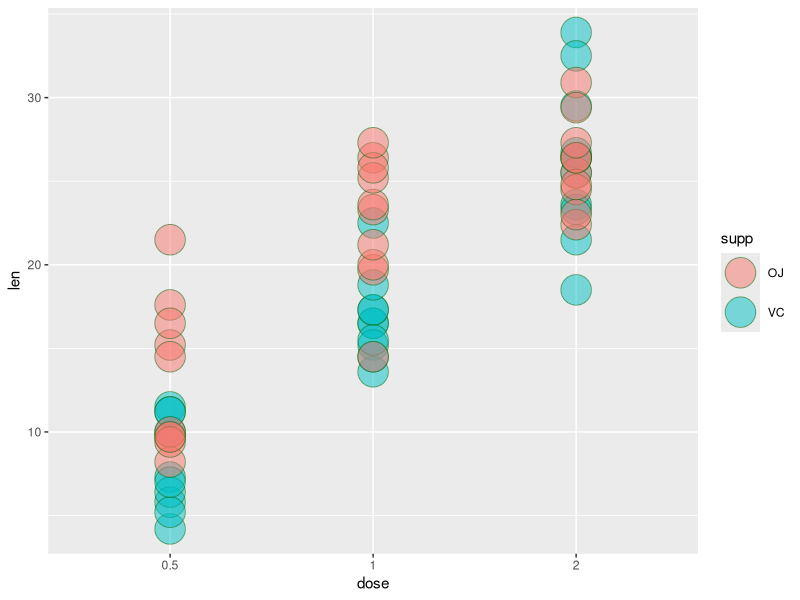

Write R code to recreate this figure. (Note: this script raises an error after producing the figure.)
## ---- chunk 1
knitr::opts_chunk$set(echo = TRUE)
## ---- chunk 2
data(ToothGrowth); dat<-ToothGrowth ;library(ggplot2)
dat$dose<-as.factor(dat$dose) # turn dose into factor variable
g <- ggplot(dat, aes(x = dose, y = len, group = supp))
g <- g + geom_point(size =10, pch = 21, colour="darkgreen" ,alpha = .5, aes(fill = supp))
g 
summary(ToothGrowth)
## ---- chunk 3
dat05<-subset(dat, dose %in% c(0.5)) 
dat1<-subset(dat, dose %in% c(1))
dat2<-subset(dat, dose %in% c(2))
## ---- chunk 4
pvalsumm<-data.frame(dose=c(0.5,1,2),supp=c("OJ-VC","OJ-VC","OJ-VC"),
                     pValues=signif(c(
                             t.test(len~supp, paired=F, var.equal=F, data=dat05)$p.value, 
                             t.test(len~supp, paired=F, var.equal=F, data=dat1)$p.value, 
                             t.test(len~supp, paired=F, var.equal=F, data=dat2)$p.value), 3),
                     Interval1=signif(c(
                             t.test(len~supp, paired=F, var.equal=F, data=dat05)$conf.int[1], 
                             t.test(len~supp, paired=F, var.equal=F, data=dat1)$conf.int[1], 
                             t.test(len~supp, paired=F, var.equal=F, data=dat2)$conf.int[1]),3),
                     Interval2=signif(c(
                             t.test(len~supp, paired=F, var.equal=F, data=dat05)$conf[2], 
                             t.test(len~supp, paired=F, var.equal=F, data=dat1)$conf.int[2], 
                             t.test(len~supp, paired=F, var.equal=F, data=dat2)$conf.int[2]),3)
                             
                     )              
pvalsumm
## ---- chunk 5
datOJ05_1<-subset(dat, supp %in% c("OJ") & dose %in% c("0.5","1"))
datOJ05_2<-subset(dat, supp %in% c("OJ") & dose %in% c("0.5","2"))
datOJ1_2<-subset(dat, supp %in% c("OJ") & dose %in% c("1","2"))
## ---- chunk 6
datVC05_1<-subset(dat, supp %in% c("VC") & dose %in% c("0.5","1"))
datVC05_2<-subset(dat, supp %in% c("VC") & dose %in% c("0.5","2"))
datVC1_2<-subset(dat, supp %in% c("VC") & dose %in% c("1","2"))
## ---- chunk 7
pvalsumm2<-data.frame(supp=c("OJ","OJ","OJ","VC","VC","VC"),
                      dose=c("0.5-1","0.5-2","1-2","0.5-1","0.5-2","1-2"),
                     pValues=signif(c(
                             t.test(len~dose, paired=F, var.equal=F, data=datOJ05_1)$p.value,
                             t.test(len~dose, paired=F, var.equal=F, data=datOJ05_2)$p.value,
                             t.test(len~dose, paired=F, var.equal=F, data=datOJ1_2)$p.value,
                             t.test(len~dose, paired=F, var.equal=F, data=datVC05_1)$p.value,
                             t.test(len~dose, paired=F, var.equal=F, data=datVC05_2)$p.value,
                             t.test(len~dose, paired=F, var.equal=F, data=datVC1_2)$p.value),3),
                     Interval1=signif(c(
                             t.test(len~dose, paired=F, var.equal=F, data=datOJ05_1)$conf.int[1],
                             t.test(len~dose, paired=F, var.equal=F, data=datOJ05_2)$conf.int[1],
                             t.test(len~dose, paired=F, var.equal=F, data=datOJ1_2)$conf.int[1],
                             t.test(len~dose, paired=F, var.equal=F, data=datVC05_1)$conf.int[1],
                             t.test(len~dose, paired=F, var.equal=F, data=datVC05_2)$conf.int[1],
                             t.test(len~dose, paired=F, var.equal=F, data=datVC1_2)$conf.int[1]),3),
                     Interval2=signif(c(
                             t.test(len~dose, paired=F, var.equal=F, data=datOJ05_1)$conf.int[2],
                             t.test(len~dose, paired=F, var.equal=F, data=datOJ05_2)$conf.int[2],
                             t.test(len~dose, paired=F, var.equal=F, data=datOJ1_2)$conf.int[2],
                             t.test(len~dose, paired=F, var.equal=F, data=datVC05_1)$conf.int[2],
                             t.test(len~dose, paired=F, var.equal=F, data=datVC05_2)$conf.int[2],
                             t.test(len~dose, paired=F, var.equal=F, data=datVC1_2)$conf.int[2]),3))
pvalsumm2
## ---- chunk 8
pvalsumm<-data.frame(dose=c(0.5,1,2),supp=c("OJ-VC","OJ-VC","OJ-VC"),
                     pValues=signif(c(
                             t.test(len~supp, paired=F, var.equal=F, data=dat05)$p.value, 
                             t.test(len~supp, paired=F, var.equal=F, data=dat1)$p.value, 
                             t.test(len~supp, paired=F, var.equal=F, data=dat2)$p.value), 3),
                     Interval1=signif(c(
                             t.test(len~supp, paired=F, var.equal=F, data=dat05)$conf.int[1], 
                             t.test(len~supp, paired=F, var.equal=F, data=dat1)$conf.int[1], 
                             t.test(len~supp, paired=F, var.equal=F, data=dat2)$conf.int[1]),3),
                     Interval2=signif(c(
                             t.test(len~supp, paired=F, var.equal=F, data=dat05)$conf[2], 
                             t.test(len~supp, paired=F, var.equal=F, data=dat1)$conf.int[2], 
                             t.test(len~supp, paired=F, var.equal=F, data=dat2)$conf.int[2]),3)
                             
                     )              
pvalsumm
## ---- chunk 9
pvalsumm2<-data.frame(supp=c("OJ","OJ","OJ","VC","VC","VC"),
                      dose=c("0.5-1","0.5-2","1-2","0.5-1","0.5-2","1-2"),
                     pValues=signif(c(
                             t.test(len~dose, paired=F, var.equal=F, data=datOJ05_1)$p.value,
                             t.test(len~dose, paired=F, var.equal=F, data=datOJ05_2)$p.value,
                             t.test(len~dose, paired=F, var.equal=F, data=datOJ1_2)$p.value,
                             t.test(len~dose, paired=F, var.equal=F, data=datVC05_1)$p.value,
                             t.test(len~dose, paired=F, var.equal=F, data=datVC05_2)$p.value,
                             t.test(len~dose, paired=F, var.equal=F, data=datVC1_2)$p.value),3),
                     Interval1=signif(c(
                             t.test(len~dose, paired=F, var.equal=F, data=datOJ05_1)$conf.int[1],
                             t.test(len~dose, paired=F, var.equal=F, data=datOJ05_2)$conf.int[1],
                             t.test(len~dose, paired=F, var.equal=F, data=datOJ1_2)$conf.int[1],
                             t.test(len~dose, paired=F, var.equal=F, data=datVC05_1)$conf.int[1],
                             t.test(len~dose, paired=F, var.equal=F, data=datVC05_2)$conf.int[1],
                             t.test(len~dose, paired=F, var.equal=F, data=datVC1_2)$conf.int[1]),3),
                     Interval2=signif(c(
                             t.test(len~dose, paired=F, var.equal=F, data=datOJ05_1)$conf.int[2],
                             t.test(len~dose, paired=F, var.equal=F, data=datOJ05_2)$conf.int[2],
                             t.test(len~dose, paired=F, var.equal=F, data=datOJ1_2)$conf.int[2],
                             t.test(len~dose, paired=F, var.equal=F, data=datVC05_1)$conf.int[2],
                             t.test(len~dose, paired=F, var.equal=F, data=datVC05_2)$conf.int[2],
                             t.test(len~dose, paired=F, var.equal=F, data=datVC1_2)$conf.int[2]),3))
pvalsumm2
